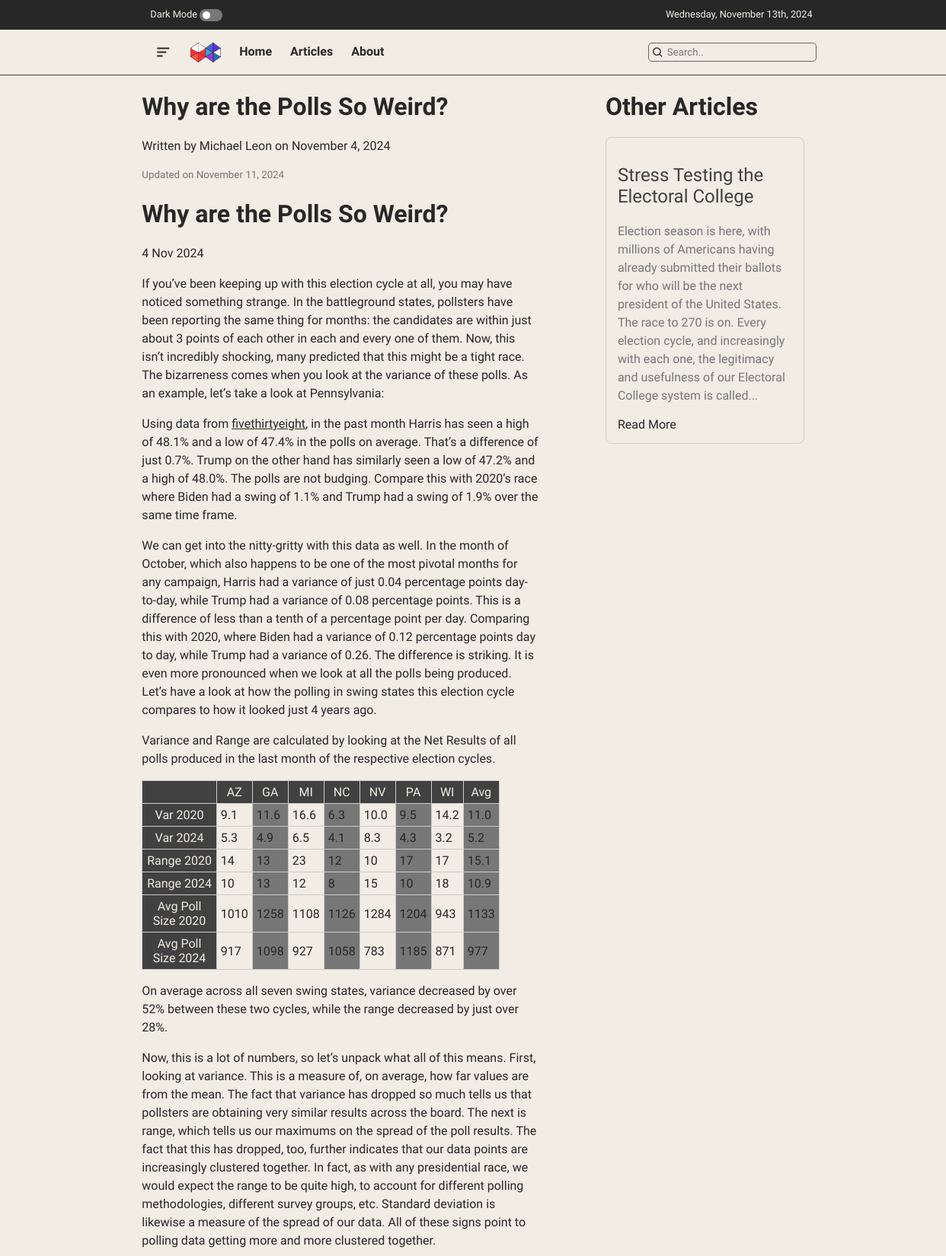
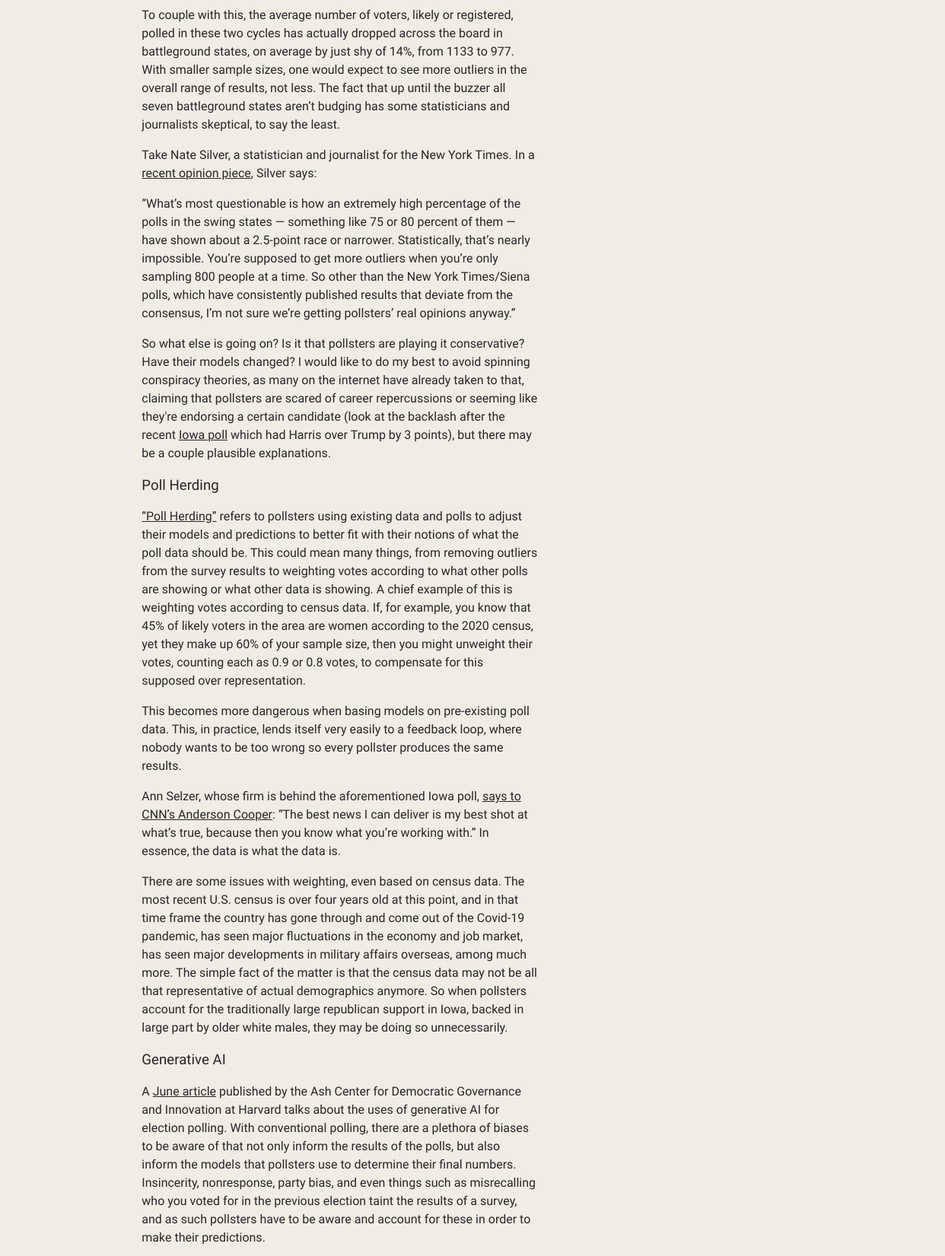
The app's page /article/4/ (upper part) with its own data (2 pictures, top to bottom).
### articles/models.py (models this page shows, shortened)
class Article(models.Model):
    title = models.CharField(max_length=200)
    content = RichTextField()
    excerpt = models.TextField(max_length=300, blank=True, null=True)
    author = models.CharField(max_length = 200, default='')
    created_at = models.DateTimeField(auto_now_add=True)
    updated_at = models.DateTimeField(auto_now=True)
    published = models.BooleanField(default=False)
    date_written = models.CharField(max_length=200, default='')
    tags = TaggableManager()
    def get_excerpt(self):
        return self.excerpt or self.content[:150] + '...'

### articles/views.py (the view)
# urls.py: path('article/<int:article_id>/', views.article_detail, name='article_detail'),
def article_detail(request, article_id):
    article = get_object_or_404(Article, pk=article_id)
    return render(request, 'articles/article_detail.html', {'article': article, 'articles': articles})

### articles/templates/articles/article_detail.html (shortened to what this page needs)
{% extends 'base.html' %}
{% block content %}
<div class="main">
    <div class="article article_content">
        <div>
            <h1>{{ article.title }}</h1>
            <p><em>Written by {{ article.author }} on {{ article.date_written }}</em></p>
            <p style="font-size:smaller;color:#777777">Updated on {{ article.updated_at|date:"F j, Y" }}</p>
            <p>{{ article.content|safe }}</p>
        </div>
    </div>
    <div class="sidebar_article_previews article">
        <h1>Other Articles</h1>
        {% for item in articles|slice:":3" %}
        {% if item.id is not article.id %}
        <div class="article-preview">
            <h2>{{ item.title }}</h2>
            <p>{{ item.get_excerpt }}</p>
            <a href="{% url 'article_detail' item.id %}">Read More</a>
        </div>
        {% endif %}
        {% endfor %}
    </div>
</div>
{% endblock %}

### static/css/style.css (style rules this page uses)
* { font-family: "Work Sans", sans-serif; font-optical-sizing: auto; font-weight: 500; font-style: normal; }
:root { --background-color: #f1ece4; --text-color: #272727; --red-color: #e25959; --blue-color: #5959e2; --text-color-2: #414141; --text-color-3: #777777; }
h1 { font-weight:650; }
html, body { margin: 0; padding: 0; }
body { background-color: var(--background-color); color: var(--text-color); }
.article-preview { margin-bottom: 20px; padding: 15px; border: 1px solid #cfcfcf; border-radius: 8px; background-color: var(--background-color); color: var(--text-color-2); }
.article-preview h2 { font-size: 1.5em; }
.article-preview p { line-height: 1.5; color: var(--text-color-3); }
.article-preview a { color:var(--text-color); text-decoration: none; }
p a { color: var(--text-color); text-decoration: underline; }
p { line-height: 1.5; }
.main { width:70%; display:table; justify-self: center; }
.article_content { width: 60%; float:left; }
.article { display: table-row; }
.sidebar_article_previews { width: 30%; float: right; }
td:nth-child(odd) { background-color: var(--text-color-3); }
td { overflow: hidden; text-overflow: ellipsis; word-wrap: break-word; }
th { overflow: hidden; word-wrap: break-word; background-color: #414141; color: #f1ece4; }
table { width:90%; }

### records on screen
Article: title "Why are the Polls So Weird?", author "Michael Leon", date_written "November 4, 2024", updated_at "November 11, 2024", content "Why are the Polls So Weird? 4 Nov 2024 If you’ve been keeping up with this election cycle at all, you may have noticed something strange. In the battleground states, pollsters have been reporting the same thing for months: the candidates are within just about 3 points of each other in each and every one of them. Now, this isn’t incredibly shocking, many predicted that this might be a tight race. The bizarreness comes when you look at the variance of these polls. As an example, let’s take a look at Pennsylvania: Using data from fivethirtyeight , in the past month Harris has seen a high of 48.1% and a low of 47.4% in the polls on average. That’s a difference of just 0.7%. Trump on the other…"
Article: title "Stress Testing the Electoral College", get_excerpt "Election season is here, with millions of Americans having already submitted their ballots for who will be the next president of the United States. The race to 270 is on. Every election cycle, and increasingly with each one, the legitimacy and usefulness of our Electoral College system is called..."
